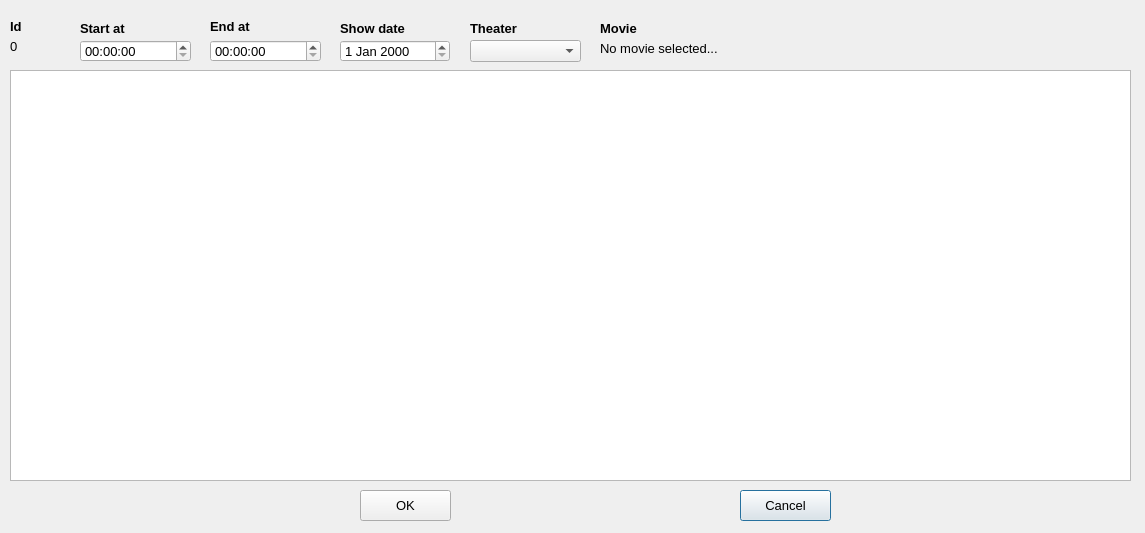
<?xml version="1.0" encoding="UTF-8"?>
<ui version="4.0">
 <class>ShowtimeAddModifyForm</class>
 <widget class="QDialog" name="ShowtimeAddModifyForm">
  <property name="geometry">
   <rect>
    <x>0</x>
    <y>0</y>
    <width>1145</width>
    <height>533</height>
   </rect>
  </property>
  <property name="font">
   <font>
    <pointsize>10</pointsize>
   </font>
  </property>
  <property name="windowTitle">
   <string>Dialog</string>
  </property>
  <property name="windowIcon">
   <iconset resource="MyResources.qrc">
    <normaloff>:/Images/showtime pic.png</normaloff>:/Images/showtime pic.png</iconset>
  </property>
  <widget class="QLabel" name="lbllblId">
   <property name="geometry">
    <rect>
     <x>10</x>
     <y>20</y>
     <width>47</width>
     <height>13</height>
    </rect>
   </property>
   <property name="font">
    <font>
     <pointsize>10</pointsize>
     <weight>75</weight>
     <bold>true</bold>
    </font>
   </property>
   <property name="text">
    <string>Id</string>
   </property>
  </widget>
  <widget class="QLabel" name="lblId">
   <property name="geometry">
    <rect>
     <x>10</x>
     <y>40</y>
     <width>47</width>
     <height>13</height>
    </rect>
   </property>
   <property name="text">
    <string>0</string>
   </property>
  </widget>
  <widget class="QLabel" name="label_3">
   <property name="geometry">
    <rect>
     <x>210</x>
     <y>20</y>
     <width>47</width>
     <height>13</height>
    </rect>
   </property>
   <property name="font">
    <font>
     <pointsize>10</pointsize>
     <weight>75</weight>
     <bold>true</bold>
    </font>
   </property>
   <property name="text">
    <string>End at</string>
   </property>
  </widget>
  <widget class="QTimeEdit" name="tmeStartAt">
   <property name="enabled">
    <bool>true</bool>
   </property>
   <property name="geometry">
    <rect>
     <x>80</x>
     <y>40</y>
     <width>111</width>
     <height>22</height>
    </rect>
   </property>
  </widget>
  <widget class="QLabel" name="label_4">
   <property name="geometry">
    <rect>
     <x>340</x>
     <y>20</y>
     <width>91</width>
     <height>16</height>
    </rect>
   </property>
   <property name="font">
    <font>
     <pointsize>10</pointsize>
     <weight>75</weight>
     <bold>true</bold>
    </font>
   </property>
   <property name="text">
    <string>Show date</string>
   </property>
  </widget>
  <widget class="QTimeEdit" name="tmeEndAt">
   <property name="enabled">
    <bool>true</bool>
   </property>
   <property name="geometry">
    <rect>
     <x>210</x>
     <y>40</y>
     <width>111</width>
     <height>22</height>
    </rect>
   </property>
  </widget>
  <widget class="QDateEdit" name="dedShowDate">
   <property name="enabled">
    <bool>true</bool>
   </property>
   <property name="geometry">
    <rect>
     <x>340</x>
     <y>40</y>
     <width>110</width>
     <height>22</height>
    </rect>
   </property>
  </widget>
  <widget class="QLabel" name="label_2">
   <property name="geometry">
    <rect>
     <x>80</x>
     <y>20</y>
     <width>61</width>
     <height>16</height>
    </rect>
   </property>
   <property name="font">
    <font>
     <pointsize>10</pointsize>
     <weight>75</weight>
     <bold>true</bold>
    </font>
   </property>
   <property name="text">
    <string>Start at</string>
   </property>
  </widget>
  <widget class="QComboBox" name="cbxTheater">
   <property name="geometry">
    <rect>
     <x>470</x>
     <y>40</y>
     <width>111</width>
     <height>22</height>
    </rect>
   </property>
  </widget>
  <widget class="QLabel" name="label_6">
   <property name="geometry">
    <rect>
     <x>470</x>
     <y>20</y>
     <width>81</width>
     <height>16</height>
    </rect>
   </property>
   <property name="font">
    <font>
     <pointsize>10</pointsize>
     <weight>75</weight>
     <bold>true</bold>
    </font>
   </property>
   <property name="text">
    <string>Theater</string>
   </property>
  </widget>
  <widget class="QTableView" name="tvwTable">
   <property name="geometry">
    <rect>
     <x>10</x>
     <y>70</y>
     <width>1121</width>
     <height>411</height>
    </rect>
   </property>
  </widget>
  <widget class="QPushButton" name="pbtCancel">
   <property name="geometry">
    <rect>
     <x>740</x>
     <y>490</y>
     <width>91</width>
     <height>31</height>
    </rect>
   </property>
   <property name="text">
    <string>Cancel</string>
   </property>
  </widget>
  <widget class="QPushButton" name="pbtOk">
   <property name="geometry">
    <rect>
     <x>360</x>
     <y>490</y>
     <width>91</width>
     <height>31</height>
    </rect>
   </property>
   <property name="text">
    <string>OK</string>
   </property>
  </widget>
  <widget class="QLabel" name="label_7">
   <property name="geometry">
    <rect>
     <x>600</x>
     <y>20</y>
     <width>71</width>
     <height>16</height>
    </rect>
   </property>
   <property name="font">
    <font>
     <pointsize>10</pointsize>
     <weight>75</weight>
     <bold>true</bold>
    </font>
   </property>
   <property name="text">
    <string>Movie</string>
   </property>
  </widget>
  <widget class="QLabel" name="lblMovie">
   <property name="geometry">
    <rect>
     <x>600</x>
     <y>40</y>
     <width>521</width>
     <height>16</height>
    </rect>
   </property>
   <property name="text">
    <string>No movie selected...</string>
   </property>
  </widget>
 </widget>
 <resources>
  <include location="MyResources.qrc"/>
 </resources>
 <connections/>
</ui>
